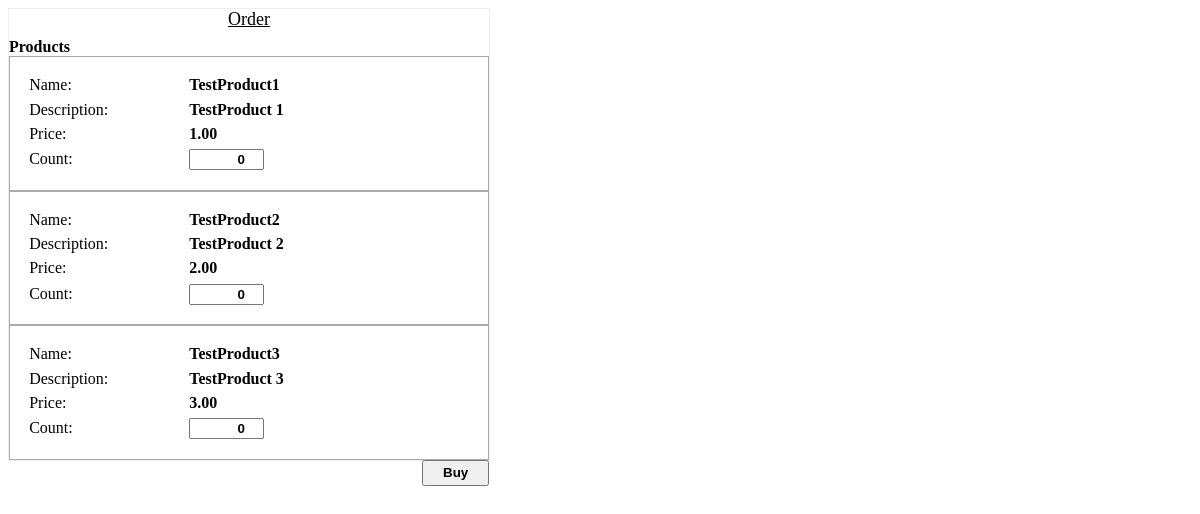
The app's page /order/, older data.
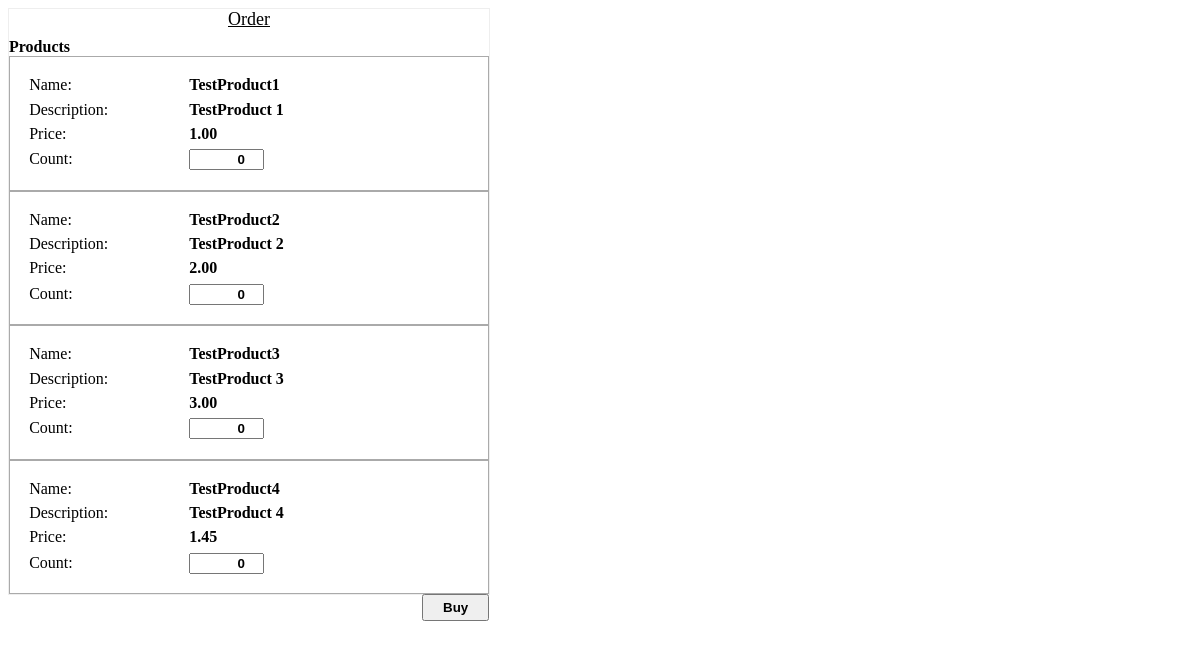
The same page, newer data.
### spays/models.py (models this page shows, shortened)
class Item(models.Model):
    name = models.CharField(max_length=100, unique=True)
    description = models.TextField(blank=True)
    price = models.DecimalField(max_digits=12, decimal_places=2)
    stripe_price_id = models.CharField(max_length=100, blank=True)

### spays/views/item_order.py (the view)
# urls.py: path('order/', OrderView.as_view(), name='order'),
class OrderView(TemplateView):
    template_name = 'order.html'
    def get(self, request, *args, **kwargs):
        items = Item.objects.all().order_by('name')
        if request.user and request.user.is_staff:
            discounts = Discount.objects.all().order_by('name')
        else:
            discounts = None
        context = self.get_context_data(
            items=items,
            discounts=discounts,
            STRIPE_PUBLISHABLE_KEY=settings.STRIPE_PUBLISHABLE_KEY,
            **kwargs,
        )
        return self.render_to_response(context)

### spays/templates/order.html (shortened to what this page needs)
{% load static %}
<!DOCTYPE html>
<html>
  <head>
    <link rel="stylesheet" href="{% static 'css/stripe.css' %}">
  </head>
  <body>
    <div class="container">
      <div class='title'>Order</div>
      <div class='title1'>Products</div>
      {%for item in items%}
      <div class="product">
	      <div class='field'>
	        <label>Name:</label><span>{{item.name}}</span>
	      </div>
	      <div class='field'>
	        <label>Description:</label><span>{{item.description}}</span>
	      </div>
	      <div class='field'>
	        <label>Price:</label><span>{{item.price}}</span>
	      </div>
	      <div class='field'>
	        <label>Count:</label><input class="count" product_id="{{item.pk}}" type="number" value="0">
	      </div>
	     </div>
      {%endfor%}
      <button class="buy-button" id="buyOrderBtn">Buy</button>
    </div>
  </body>
</html>

### spays/static/css/stripe.css (style rules this page uses)
.field { padding: 1em; }
.container { font-size: 16px; width: 30em; border: 1px solid #eeeeee; }
.title { width: 100%; font-size: 18px; text-decoration: underline; text-align: center; }
.title1 { padding-top: 0.5em; font-size: 16px; font-weight: bold; }
.field label { display: inline-block; width: 10em; }
.field span { font-weight: bold; }
.buy-button { float: right; font-weight: bold; width: 5em; height: 2em; }
.count, #count { text-align: right; font-weight: bold; width: 5em; }
.product { padding: 1em; border: 1px solid #aaaaaa; }
.product .field, .discount .field { padding: 0.2em; }

Row changes from the older to the newer data that the page shows:
added Item: name "TestProduct4", description "TestProduct 4", price "1.45"
